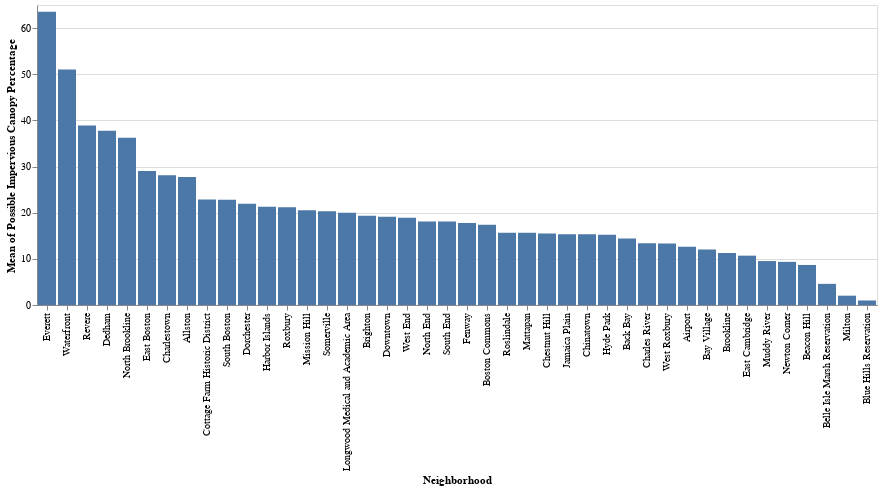

Notebook cell for this chart:
### Code cell
bar

### Figure 1 — Vega-Lite specification as saved in the notebook (floating-point values rounded to 4 significant figures; data arrays with more than 128 entries replaced by an {"elided": "..."} marker saying what was removed)
{"config": {"view": {"continuousWidth": 300, "continuousHeight": 300}}, "data": {"name": "data-b72653d6dfee9f38e82f0b4729517090"}, "mark": {"type": "bar"}, "encoding": {"x": {"field": "Neighborhood", "sort": "-y", "type": "nominal"}, "y": {"aggregate": "mean", "field": "Possible Impervious Canopy Percentage", "type": "quantitative"}}, "$schema": "https://vega.github.io/schema/vega-lite/v5.8.0.json", "datasets": {"data-b72653d6dfee9f38e82f0b4729517090": {"elided": "205 records"}}}
